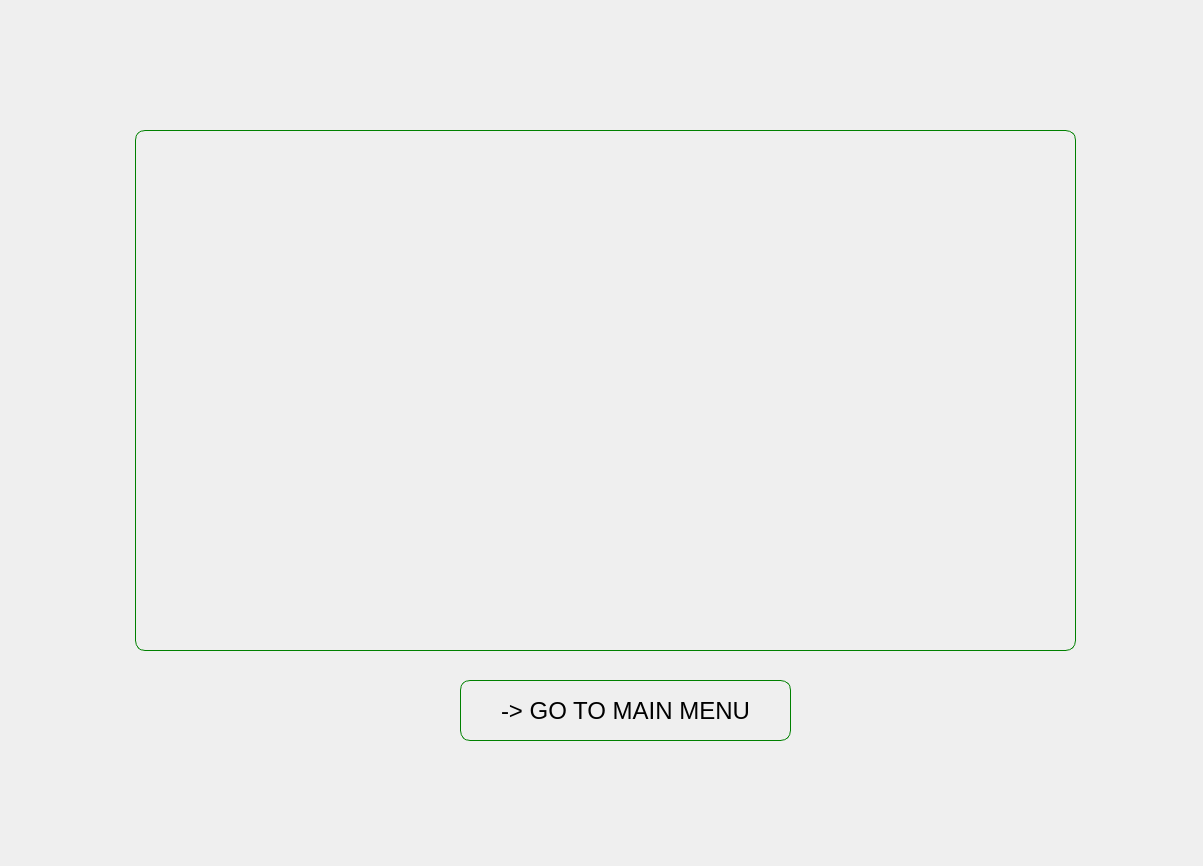
<?xml version="1.0" encoding="UTF-8"?>
<ui version="4.0">
 <class>viewallbookings</class>
 <widget class="QDialog" name="viewallbookings">
  <property name="geometry">
   <rect>
    <x>0</x>
    <y>0</y>
    <width>1203</width>
    <height>866</height>
   </rect>
  </property>
  <property name="windowTitle">
   <string>Dialog</string>
  </property>
  <widget class="QLabel" name="label">
   <property name="geometry">
    <rect>
     <x>2</x>
     <y>-1</y>
     <width>1201</width>
     <height>871</height>
    </rect>
   </property>
   <property name="text">
    <string/>
   </property>
   <property name="pixmap">
    <pixmap>C:/Users/Lenovo/Downloads/ChatGPT Image Aug 19, 2026, 12_30_00 PM.png</pixmap>
   </property>
   <property name="scaledContents">
    <bool>true</bool>
   </property>
  </widget>
  <widget class="QPushButton" name="pushButton">
   <property name="geometry">
    <rect>
     <x>460</x>
     <y>680</y>
     <width>331</width>
     <height>61</height>
    </rect>
   </property>
   <property name="font">
    <font>
     <pointsize>18</pointsize>
    </font>
   </property>
   <property name="styleSheet">
    <string notr="true">QPushButton{color:black;
background-color:transparent;
border: 1px solid green;
border-radius:10px;
}
QPushButton:hover{
background-color:green;
color:white;
}
QPushButton:pressed{
background-color:#8C6A2B;
color:white;
}</string>
   </property>
   <property name="text">
    <string>-&gt; GO TO MAIN MENU</string>
   </property>
  </widget>
  <widget class="QTableWidget" name="tableWidget">
   <property name="geometry">
    <rect>
     <x>135</x>
     <y>130</y>
     <width>941</width>
     <height>521</height>
    </rect>
   </property>
   <property name="styleSheet">
    <string notr="true">color:white;background-color:transparent;
border:1px solid green;
border-radius:10px;</string>
   </property>
  </widget>
 </widget>
 <resources/>
 <connections/>
</ui>
